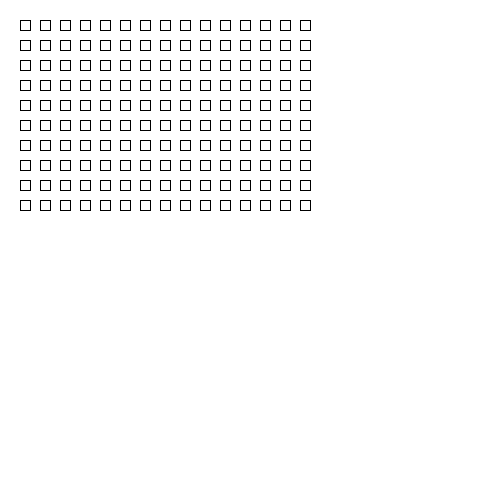
Frame 1 (no input)
Frame 60 (the mouse pressed at the canvas centre just before this capture): identical to frame 1, image omitted
Frame 120 (the mouse held since frame 60 and released just before this capture): identical to frame 1, image omitted

The Processing sketch that drew this single still picture (run headless with seeded random() and noise(); from frame 60 on, the mouse is pressed at the canvas centre):

// Processing sketch: class_stuff_
// ── class_stuff_.pde
void setup () {
 size (500, 500);
  for (int i = 0; i < 10; i++) {
    println ("hello" + int(i + 1));
    //rect(i + 20, 50, 10, 50);
  }
}

void draw () { 
background (255);
 for (int i = 0; i < 15; i++) {
    for(int j = 0; j < 10; j++) {
    rect(i*20 + 20, j * 20+ 20, 10, 10);
    }
 }
}
